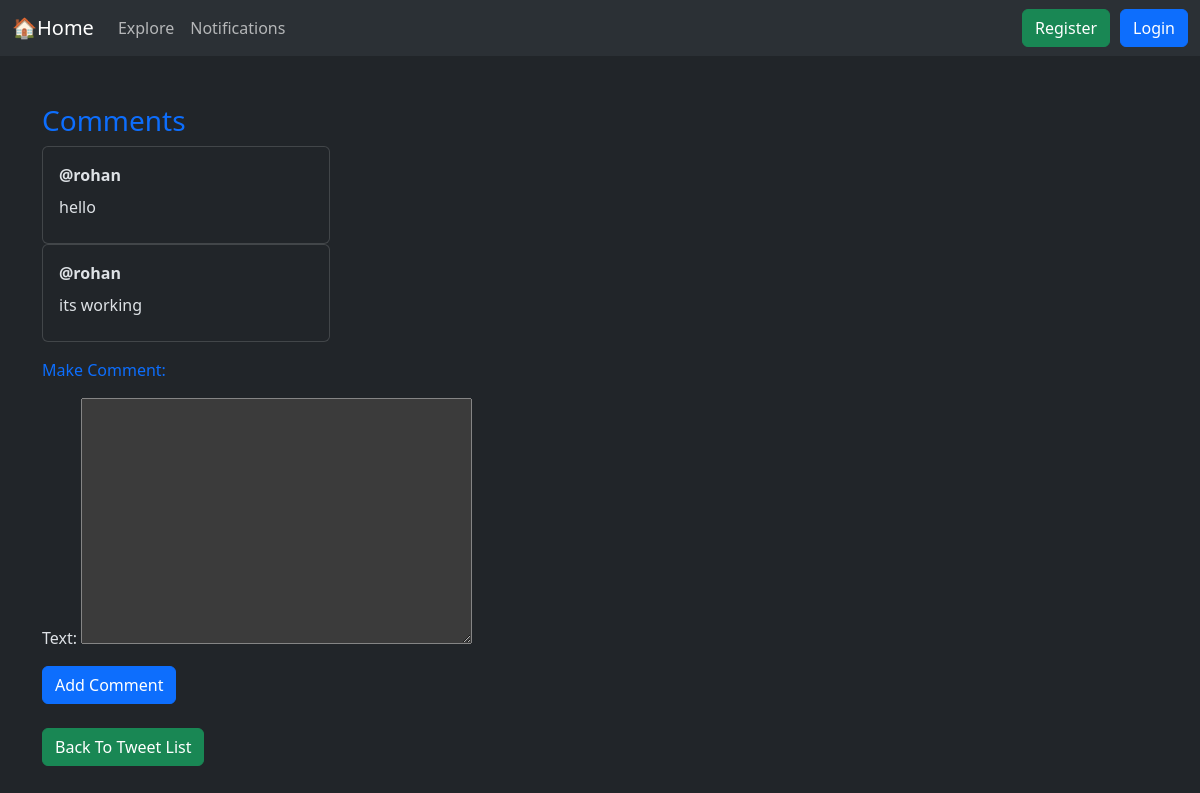
Before: /12/comments/ with the older database file.
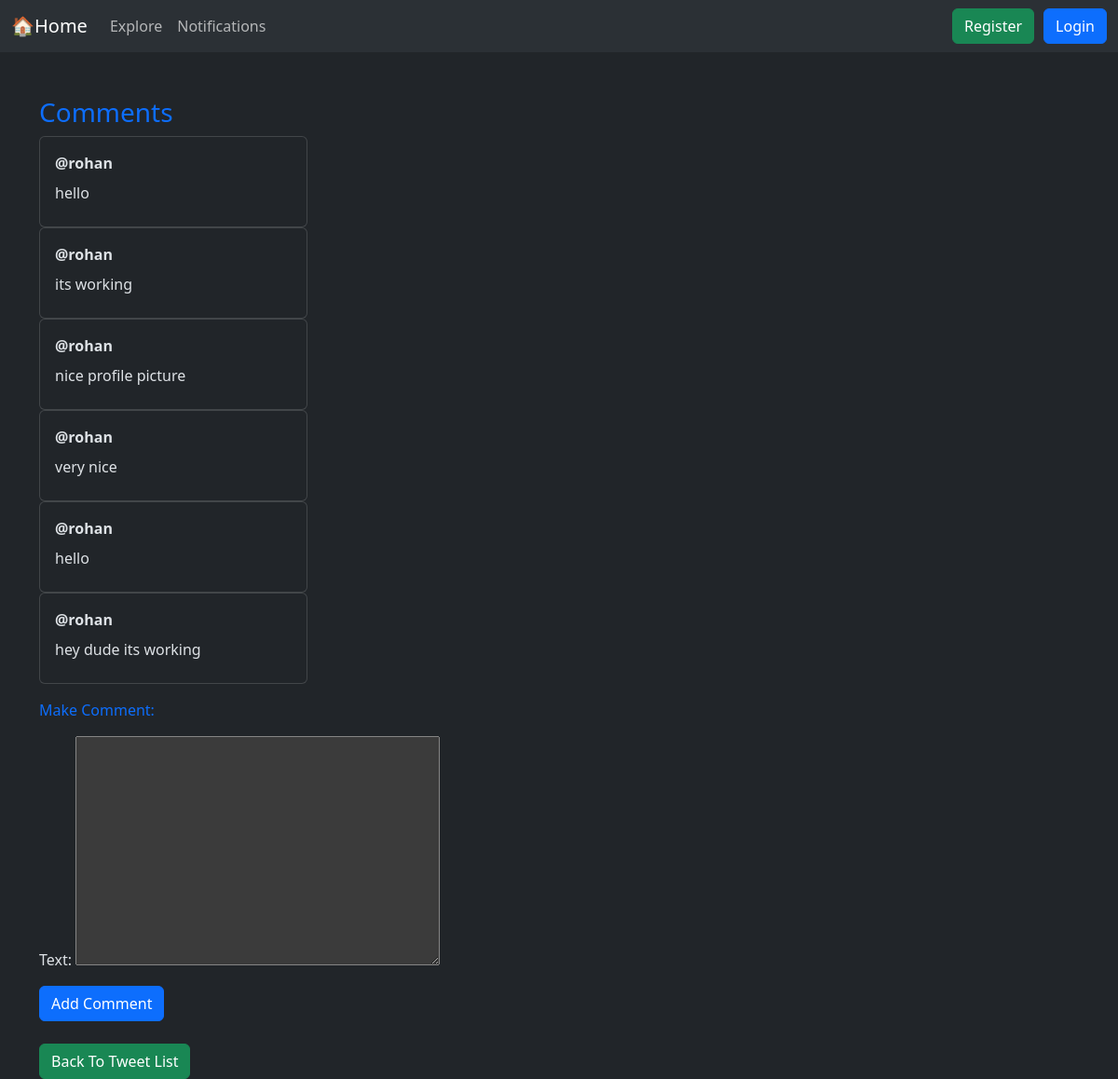
After: the same page with the newer database file.
### tweet/models.py (models this page shows, shortened)
class Comments(models.Model):
    user=models.ForeignKey(User, on_delete=models.CASCADE, related_name='comments')
    tweet=models.ForeignKey(Tweet, on_delete=models.CASCADE, related_name='comments')
    text= models.TextField(max_length=200)
    created_at=models.DateTimeField(auto_now_add=True)

### tweet/views.py (the view)
# urls.py: path('<int:tweet_id>/comments/', views.comments_view, name='comments_view'),
def comments_view(request, tweet_id):
    tweet= get_object_or_404(Tweet, pk=tweet_id)
    comments= tweet.comments.all()# comments is a reverse manaager generated by Django because of the foreign key relationship.
    form= CommentsForm()
    return render(request, 'comments.html', {'tweet': tweet, 'comments': comments, 'form': form})

### tweet/forms.py
class CommentsForm(forms.ModelForm):
    class Meta:
        model=Comments
        fields=['text']

### tweet/templates/comments.html (shortened to what this page needs)
{% extends "base.html" %}
{% block content %}
<h3 class="text text-primary mt-5">Comments</h3>
{% if comments %}
 {% for comment in comments %}
<div class="card" style="width: 18rem;">
  <div class="card-body mb-2">
    <strong>@{{comment.user.username}}</strong>
    <p class="card-text mt-2">{{comment.text}}</p>
  </div>
</div>
{% endfor %}
 {% endif %}
<form method="post" enctype="multipart/form-data" name="comment_form"
 action="{% url 'make_comment' tweet.id %}">
    <label class="form-label mt-3 mb-3 text text-primary" for="">Make Comment:</label>{{form.as_p}}
    <button class="btn btn-primary" type="submit">Add Comment</button>
</form>
<a href="{% url 'tweet_list' %}" class="btn btn-success mt-4">Back To Tweet List</a>
{% endblock  %}

### templates/base.html (shortened to what this page needs)
{% load static %}
<!DOCTYPE html>
<html lang="en" data-bs-theme="dark">
<head>
    <link href="https://cdn.jsdelivr.net/npm/bootstrap@5.3.8/dist/css/bootstrap.min.css"
        rel="stylesheet"
>
</head>
<body>
    <nav class="navbar navbar-expand-lg bg-body-tertiary">
  <div class="container-fluid">
    <a class="navbar-brand" href="{% url 'tweet_list' %}">🏠Home</a>
    <div class="collapse navbar-collapse" id="navbarSupportedContent">
      <ul class="navbar-nav me-auto mb-2 mb-lg-0">
        <li class="nav-item">
          <a class="nav-link" href="#">Explore</a>
        </li>
        <li class="nav-item">
          <a class="nav-link" href="#">
            Notifications
          </a>
        </li>
      </ul>
       {% if user.is_authenticated %}
        <p>👤{{user.username}}</p>
        <form action="{% url 'logout' %}" method="post">
        <button class="btn btn-danger" type="submit" style="margin-left: 10px;">Logout</button>
        {% csrf_token %}
      </form>
      {% else %}
      <a href="{% url 'register' %}" class="btn btn-success" style="margin-left: 10px;">Register</a>
      <a href="{% url 'login' %}" class="btn btn-primary" style="margin-left: 10px;">Login</a>
      {% endif %}
    </div>
  </div>
</nav>
  <div class="container">
        {% block content %}{% endblock %}
    </div>
</body>
</html>

Changed rows visible on the page:
added Comments: user.username "rohan", text "nice profile picture"
added Comments: user.username "rohan", text "very nice"
added Comments: user.username "rohan", text "hello"
added Comments: user.username "rohan", text "hey dude its working"
